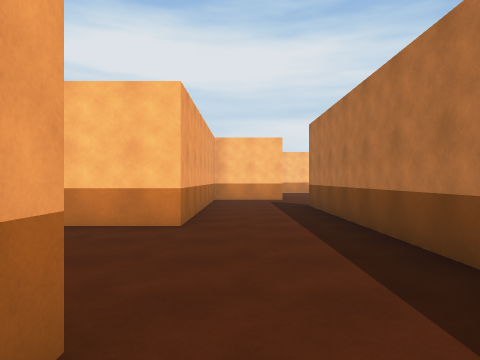
[1] (above)

23 first-person views from a walk through a scene from a Unity 3-D project. The camera is 1.4 m above the floor, looks level and sees 70° across. The floor is counted in squares, 2 m on a side. Each view is taken from the middle of a square. On the plan, view 1 faces up. The plan holds only what a view shows up to about 11 squares ahead; the rest is blank. The place goes on beyond the plan.

[2]
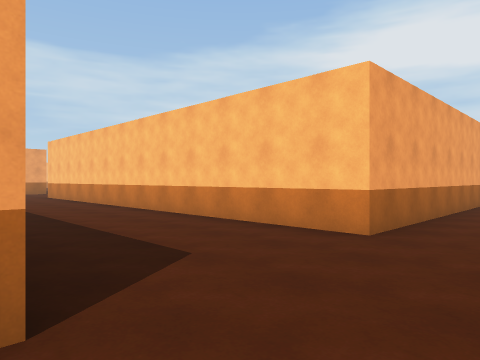

[3]
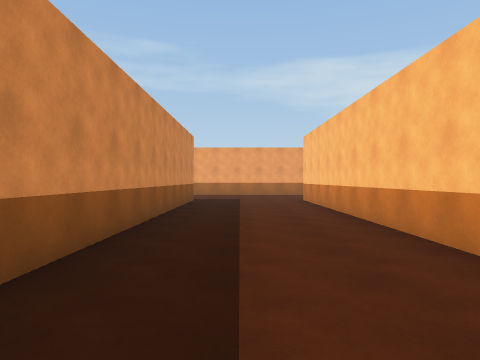

[4]
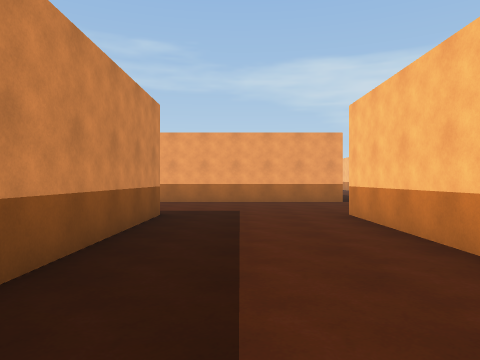

[5]
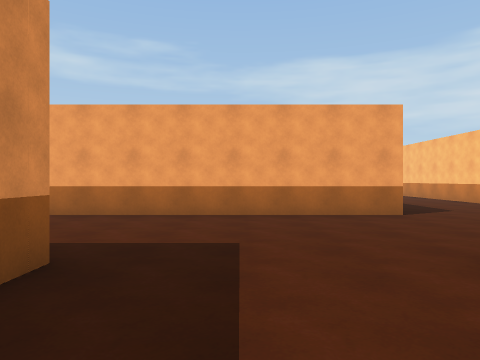

[6]
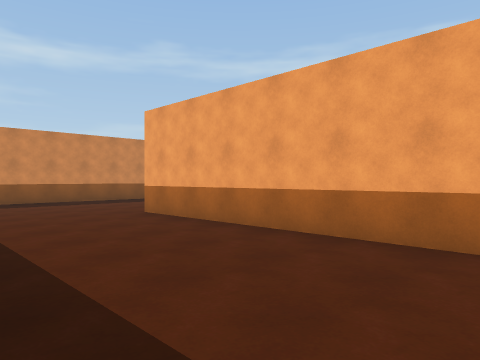

[7]
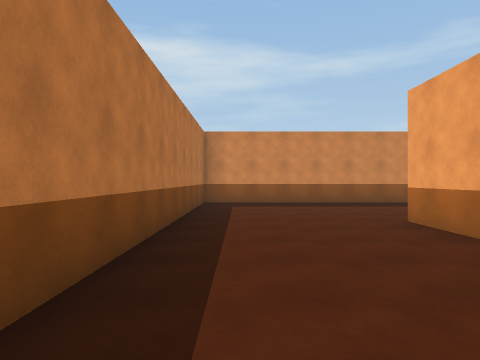

[8]
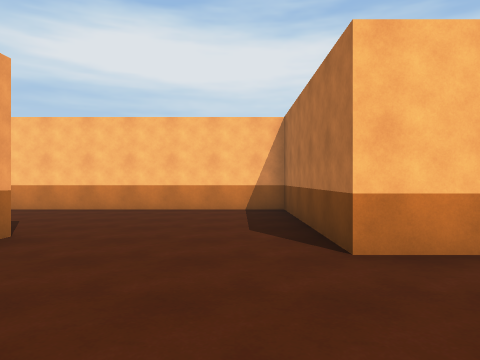

[9]
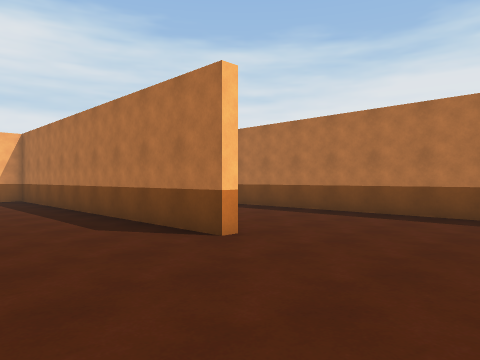

[10]
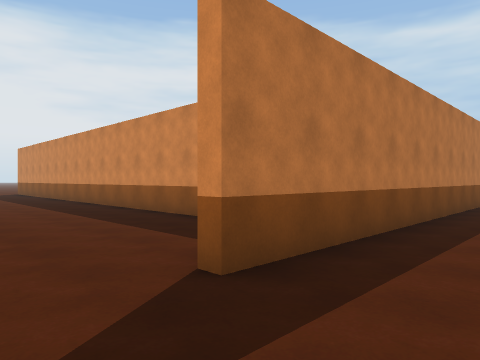

[11]
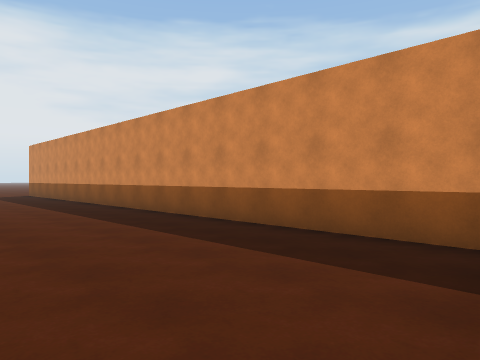

[12]
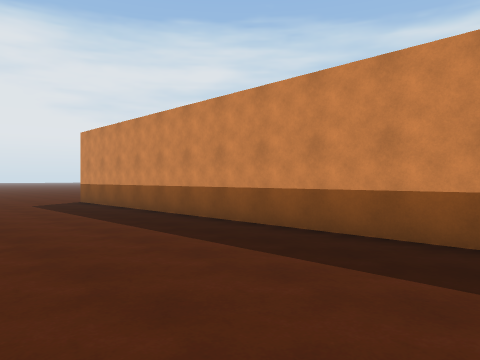

[13]
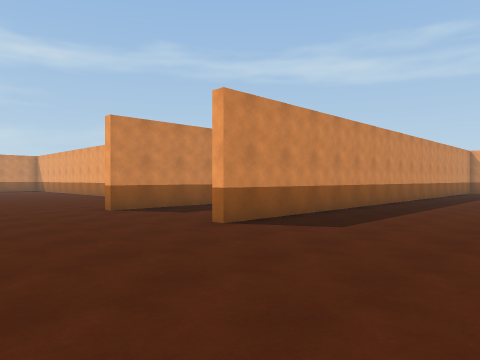

[14]
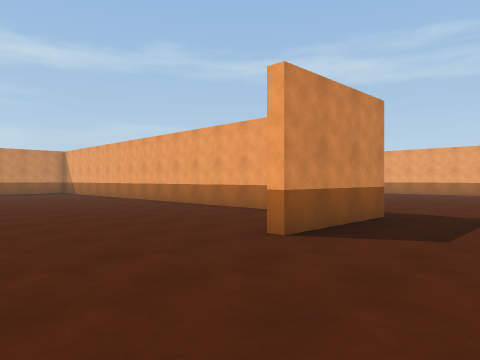

[15]
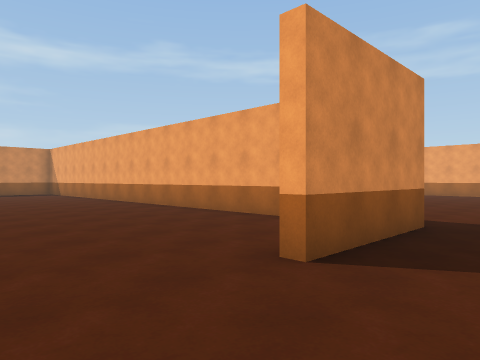

[16]
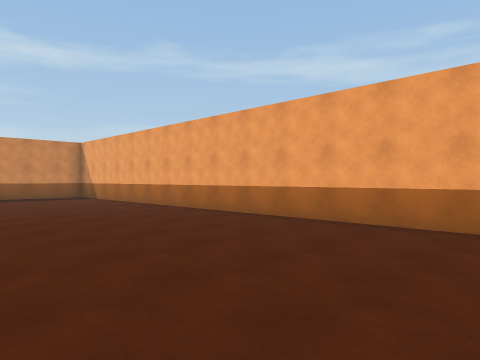

[17]
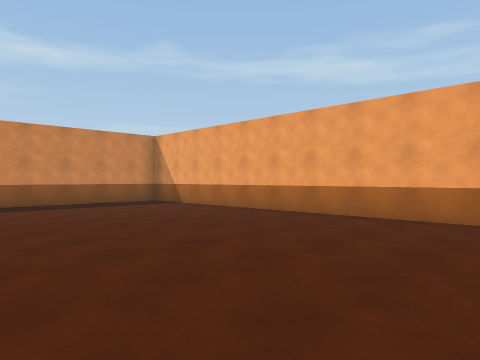

[18]
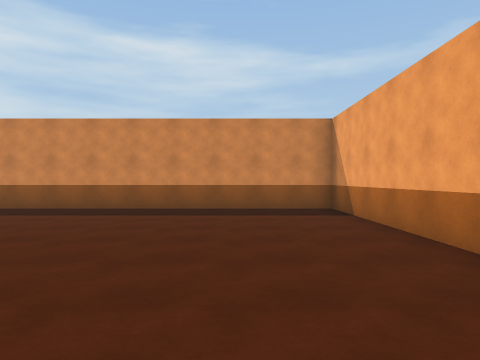

[19]
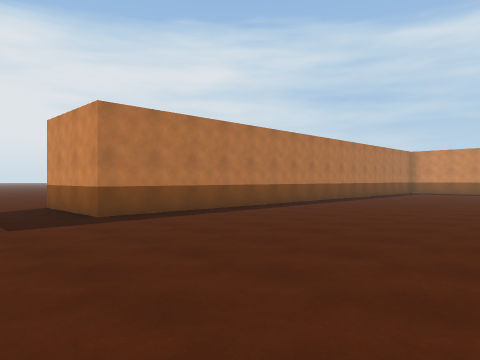

[20]
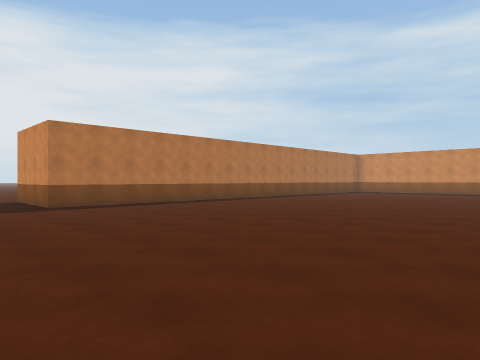

[21]
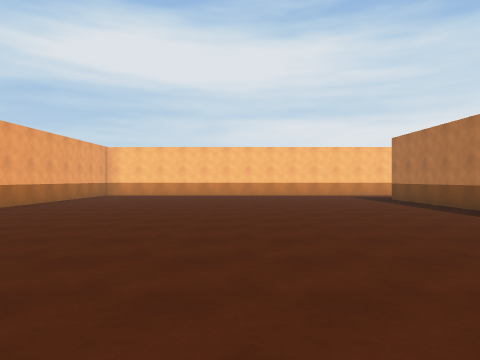

[22]
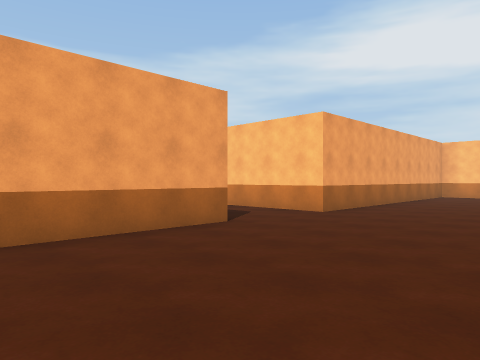

[23]
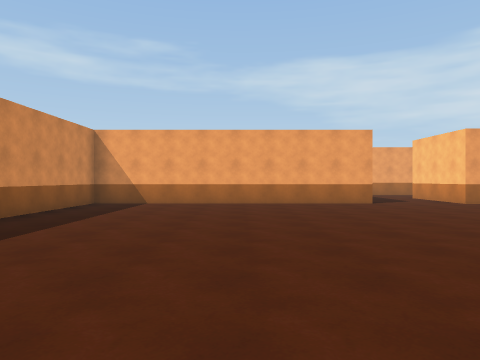

### Floor plan
Points are (right, up) in squares from view 1. A wall is a line through its corners. A room is listed if a view was taken in it or the views show most of it. See-through windows are left out.
Room 1 (views 1, 2, 3, 4, 5, 6, 7, 8, 9, 10)
walls: (-14, 1.4) (-4.2, 1.4); (-17.8, 6.2) (-17.8, -3.9); (-18.1, -3.9) (-18.1, 5.8); (-0.7, 1.5) (-0.7, 1); (-20.2, -8.7) (-13.9, -8.7) (-13.9, 0.5); (1.9, 0.4) (1.9, 9.3); (-0.9, 11.5) (-0.9, 5.2) (-13.9, 5.2) (-13.9, 10.2) (-21.5, 10.2); (5, -2.4) (1.9, -2.4)
ways out: opening at (2, 10.5) to room 2; opening at (5.5, -3.5) to room 2
Room 2 (views 11, 12, 13, 14, 15, 16, 17, 18, 19, 20, 21, 22, 23)
walls: (16.7, 0.9) (16.7, -13.4) (23.5, -13.4); (16.5, -3.1) (16.5, 3.3) (19.6, 3.3); (5, 2.6) (5, -2.4); (4.7, -5) (4.7, -13.4) (8.7, -13.4); (2.6, 6.9) (19.2, 6.9); (1.9, 9.3) (2.2, 9.3)
ways out: opening at (2, 10.5) to room 1; opening at (5.5, -3.5) to room 1

Where each view was taken, in squares from view 1:
view 1: 0 up, 0 right, facing up
view 2: 1 up, 1 right, facing up-left
view 3: 3 up, 2 left, facing left
view 4: 3 up, 7 left, facing left
view 5: 3 up, 11 left, facing left
view 6: 3 up, 14 left, facing down-left
view 7: 2 up, 15 left, facing down
view 8: 2 up, 15 left, facing up
view 9: 7 down, 21 left, facing up-right
view 10: 11 up, 0 right, facing down-right
view 11: 11 up, 2 right, facing down-right
view 12: 11 up, 8 right, facing down-right
view 13: 11 up, 23 right, facing down-left
view 14: 6 up, 23 right, facing down-left
view 15: 5 up, 22 right, facing down-left
view 16: 1 up, 22 right, facing down-left
view 17: 3 down, 23 right, facing down-left
view 18: 5 down, 19 right, facing down
view 19: 6 up, 10 right, facing down-right
view 20: 6 up, 7 right, facing down-right
view 21: 9 down, 11 right, facing up
view 22: 9 down, 9 right, facing up-left
view 23: 9 down, 15 right, facing left
